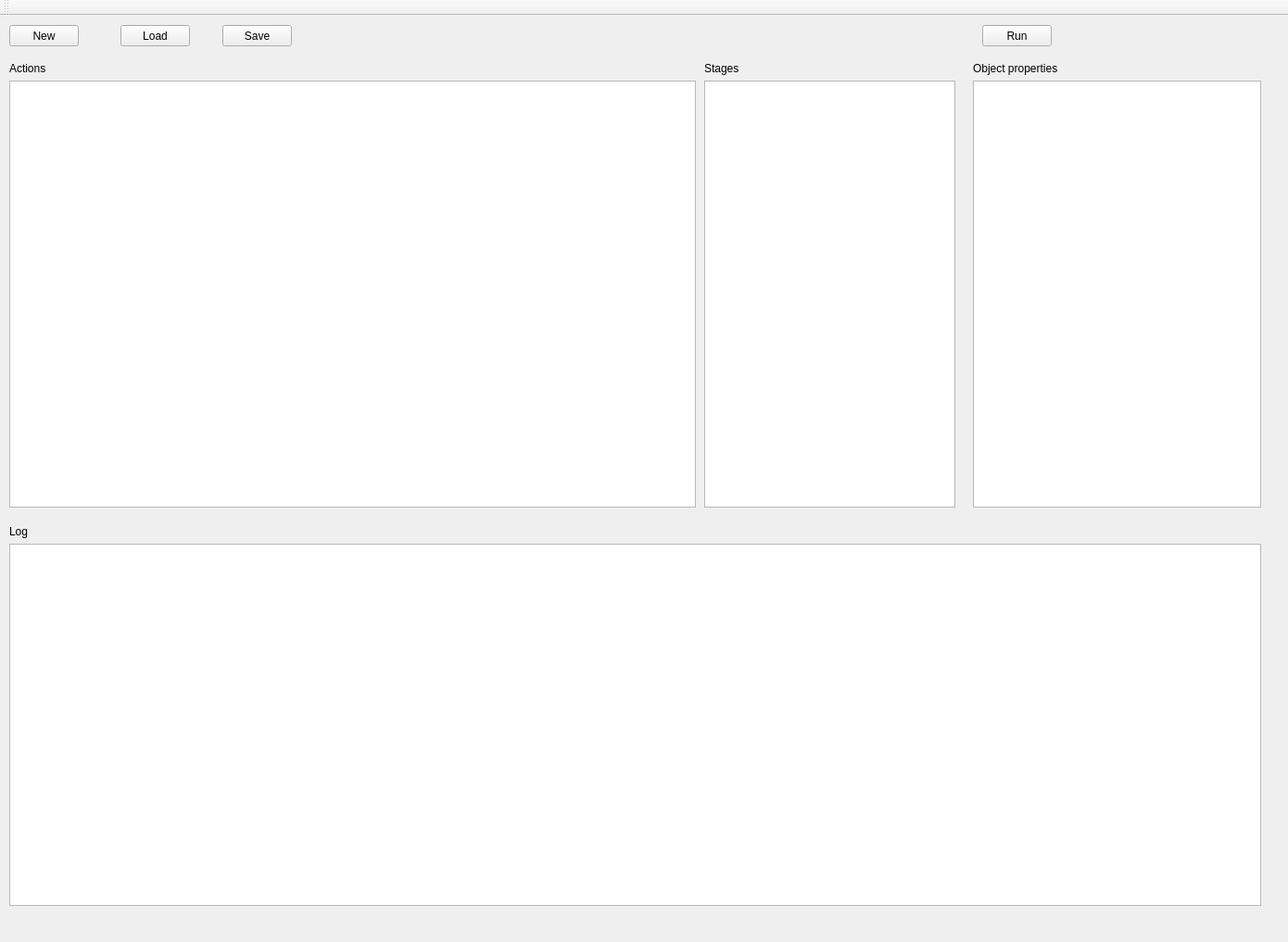
<?xml version="1.0" encoding="UTF-8"?>
<ui version="4.0">
 <class>MainWindow</class>
 <widget class="QMainWindow" name="MainWindow">
  <property name="geometry">
   <rect>
    <x>0</x>
    <y>0</y>
    <width>1390</width>
    <height>1017</height>
   </rect>
  </property>
  <property name="windowTitle">
   <string>InstaBot v0.1</string>
  </property>
  <widget class="QWidget" name="centralwidget">
   <widget class="QWidget" name="verticalLayoutWidget">
    <property name="geometry">
     <rect>
      <x>10</x>
      <y>50</y>
      <width>741</width>
      <height>481</height>
     </rect>
    </property>
    <layout class="QVBoxLayout" name="verticalLayout">
     <item>
      <widget class="QLabel" name="label">
       <property name="text">
        <string>Actions</string>
       </property>
      </widget>
     </item>
     <item>
      <widget class="QListWidget" name="actions_list">
       <property name="font">
        <font>
         <family>Courier New</family>
        </font>
       </property>
       <property name="uniformItemSizes">
        <bool>true</bool>
       </property>
       <property name="wordWrap">
        <bool>false</bool>
       </property>
      </widget>
     </item>
    </layout>
   </widget>
   <widget class="QWidget" name="verticalLayoutWidget_2">
    <property name="geometry">
     <rect>
      <x>760</x>
      <y>50</y>
      <width>271</width>
      <height>481</height>
     </rect>
    </property>
    <layout class="QVBoxLayout" name="verticalLayout_2">
     <item>
      <widget class="QLabel" name="label_2">
       <property name="text">
        <string>Stages</string>
       </property>
      </widget>
     </item>
     <item>
      <widget class="QListWidget" name="stages_list"/>
     </item>
    </layout>
   </widget>
   <widget class="QWidget" name="verticalLayoutWidget_3">
    <property name="geometry">
     <rect>
      <x>1050</x>
      <y>50</y>
      <width>311</width>
      <height>481</height>
     </rect>
    </property>
    <layout class="QVBoxLayout" name="verticalLayout_3">
     <item>
      <widget class="QLabel" name="label_3">
       <property name="text">
        <string>Object properties</string>
       </property>
      </widget>
     </item>
     <item>
      <widget class="QTreeView" name="properties_tree"/>
     </item>
    </layout>
   </widget>
   <widget class="QPushButton" name="LoadButton">
    <property name="geometry">
     <rect>
      <x>130</x>
      <y>10</y>
      <width>75</width>
      <height>23</height>
     </rect>
    </property>
    <property name="text">
     <string>Load</string>
    </property>
   </widget>
   <widget class="QPushButton" name="SaveButton">
    <property name="geometry">
     <rect>
      <x>240</x>
      <y>10</y>
      <width>75</width>
      <height>23</height>
     </rect>
    </property>
    <property name="text">
     <string>Save</string>
    </property>
   </widget>
   <widget class="QPushButton" name="RunButton">
    <property name="geometry">
     <rect>
      <x>1060</x>
      <y>10</y>
      <width>75</width>
      <height>23</height>
     </rect>
    </property>
    <property name="text">
     <string>Run</string>
    </property>
   </widget>
   <widget class="QWidget" name="verticalLayoutWidget_4">
    <property name="geometry">
     <rect>
      <x>10</x>
      <y>550</y>
      <width>1351</width>
      <height>411</height>
     </rect>
    </property>
    <layout class="QVBoxLayout" name="verticalLayout_4">
     <item>
      <widget class="QLabel" name="label_4">
       <property name="text">
        <string>Log</string>
       </property>
      </widget>
     </item>
     <item>
      <widget class="QPlainTextEdit" name="log_textEdit"/>
     </item>
    </layout>
   </widget>
   <widget class="QPushButton" name="NewButton">
    <property name="geometry">
     <rect>
      <x>10</x>
      <y>10</y>
      <width>75</width>
      <height>23</height>
     </rect>
    </property>
    <property name="text">
     <string>New</string>
    </property>
   </widget>
  </widget>
  <widget class="QToolBar" name="toolBar">
   <property name="windowTitle">
    <string>toolBar</string>
   </property>
   <attribute name="toolBarArea">
    <enum>TopToolBarArea</enum>
   </attribute>
   <attribute name="toolBarBreak">
    <bool>false</bool>
   </attribute>
  </widget>
 </widget>
 <resources/>
 <connections/>
</ui>
